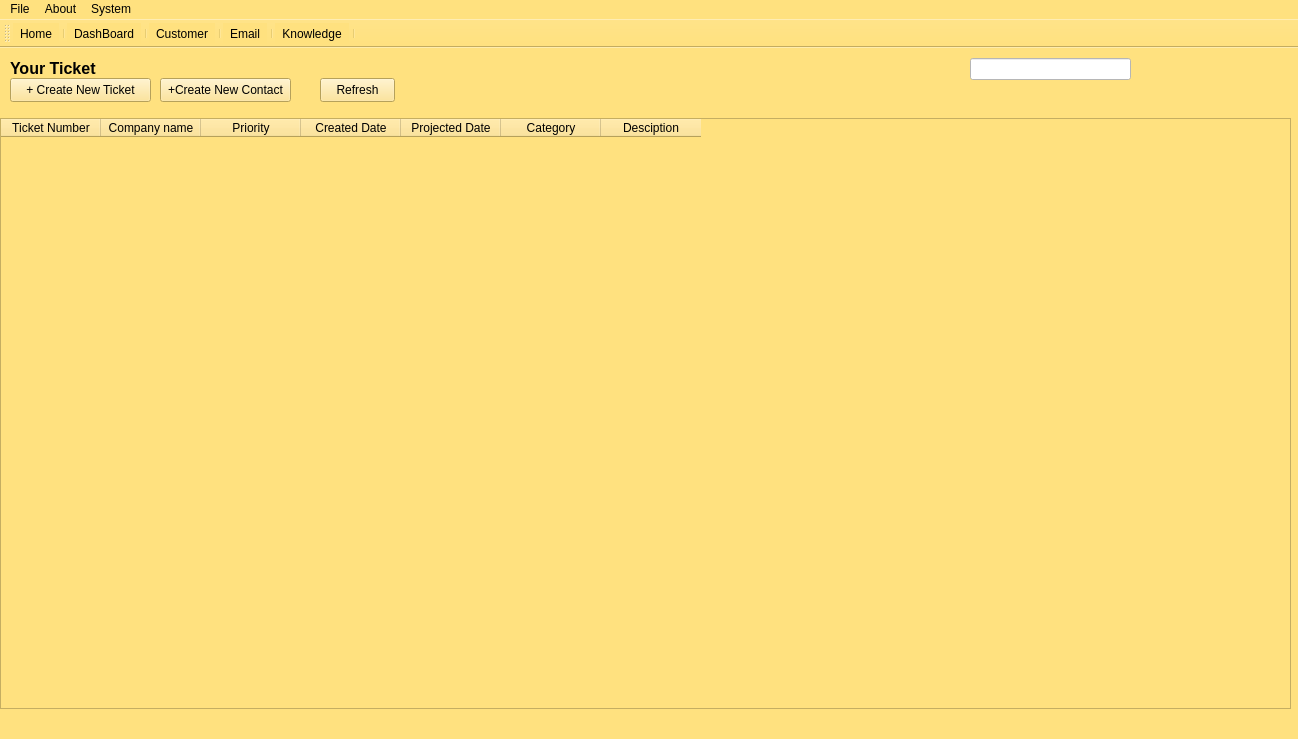
<?xml version="1.0" encoding="UTF-8"?>
<ui version="4.0">
 <class>HomeWindow</class>
 <widget class="QMainWindow" name="HomeWindow">
  <property name="geometry">
   <rect>
    <x>0</x>
    <y>0</y>
    <width>1298</width>
    <height>739</height>
   </rect>
  </property>
  <property name="windowTitle">
   <string>MainWindow</string>
  </property>
  <property name="styleSheet">
   <string notr="true">background-color: rgb(255, 225, 127);</string>
  </property>
  <widget class="QWidget" name="centralwidget">
   <widget class="QLabel" name="label">
    <property name="geometry">
     <rect>
      <x>10</x>
      <y>10</y>
      <width>101</width>
      <height>21</height>
     </rect>
    </property>
    <property name="font">
     <font>
      <pointsize>12</pointsize>
      <bold>true</bold>
     </font>
    </property>
    <property name="text">
     <string>Your Ticket</string>
    </property>
   </widget>
   <widget class="QPushButton" name="createTicketButton">
    <property name="geometry">
     <rect>
      <x>10</x>
      <y>30</y>
      <width>141</width>
      <height>24</height>
     </rect>
    </property>
    <property name="text">
     <string>+ Create New Ticket</string>
    </property>
   </widget>
   <widget class="QPushButton" name="CreateNewContactButton">
    <property name="geometry">
     <rect>
      <x>160</x>
      <y>30</y>
      <width>131</width>
      <height>24</height>
     </rect>
    </property>
    <property name="text">
     <string>+Create New Contact</string>
    </property>
   </widget>
   <widget class="QPushButton" name="refreshButton">
    <property name="geometry">
     <rect>
      <x>320</x>
      <y>30</y>
      <width>75</width>
      <height>24</height>
     </rect>
    </property>
    <property name="text">
     <string>Refresh</string>
    </property>
   </widget>
   <widget class="QLineEdit" name="lineEdit">
    <property name="geometry">
     <rect>
      <x>970</x>
      <y>10</y>
      <width>161</width>
      <height>22</height>
     </rect>
    </property>
    <property name="styleSheet">
     <string notr="true">background-color: rgb(255, 255, 255);</string>
    </property>
   </widget>
   <widget class="QTableWidget" name="ticketTableWidget">
    <property name="geometry">
     <rect>
      <x>0</x>
      <y>70</y>
      <width>1291</width>
      <height>591</height>
     </rect>
    </property>
    <column>
     <property name="text">
      <string>Ticket Number</string>
     </property>
    </column>
    <column>
     <property name="text">
      <string>Company name</string>
     </property>
    </column>
    <column>
     <property name="text">
      <string>Priority</string>
     </property>
    </column>
    <column>
     <property name="text">
      <string>Created Date</string>
     </property>
    </column>
    <column>
     <property name="text">
      <string>Projected Date</string>
     </property>
    </column>
    <column>
     <property name="text">
      <string>Category</string>
     </property>
    </column>
    <column>
     <property name="text">
      <string>Desciption</string>
     </property>
    </column>
   </widget>
  </widget>
  <widget class="QMenuBar" name="menubar">
   <property name="geometry">
    <rect>
     <x>0</x>
     <y>0</y>
     <width>1298</width>
     <height>22</height>
    </rect>
   </property>
   <widget class="QMenu" name="menuFile">
    <property name="title">
     <string>File</string>
    </property>
   </widget>
   <widget class="QMenu" name="menuAbout">
    <property name="title">
     <string>About</string>
    </property>
   </widget>
   <widget class="QMenu" name="menuSystem">
    <property name="title">
     <string>System</string>
    </property>
    <addaction name="actionHome"/>
    <addaction name="actionDashBoard"/>
    <addaction name="actionCustomer"/>
    <addaction name="actionEmail"/>
    <addaction name="actionKnowledge"/>
   </widget>
   <addaction name="menuFile"/>
   <addaction name="menuAbout"/>
   <addaction name="menuSystem"/>
  </widget>
  <widget class="QStatusBar" name="statusbar"/>
  <widget class="QToolBar" name="toolBar">
   <property name="windowTitle">
    <string>toolBar</string>
   </property>
   <attribute name="toolBarArea">
    <enum>TopToolBarArea</enum>
   </attribute>
   <attribute name="toolBarBreak">
    <bool>false</bool>
   </attribute>
   <addaction name="actionHome"/>
   <addaction name="separator"/>
   <addaction name="actionDashBoard"/>
   <addaction name="separator"/>
   <addaction name="actionCustomer"/>
   <addaction name="separator"/>
   <addaction name="actionEmail"/>
   <addaction name="separator"/>
   <addaction name="actionKnowledge"/>
   <addaction name="separator"/>
  </widget>
  <action name="actionHome">
   <property name="icon">
    <iconset resource="Resources.qrc">
     <normaloff>:/Images/Home.png</normaloff>:/Images/Home.png</iconset>
   </property>
   <property name="text">
    <string>Home</string>
   </property>
  </action>
  <action name="actionDashBoard">
   <property name="icon">
    <iconset resource="Resources.qrc">
     <normaloff>:/Images/DashBoard.png</normaloff>:/Images/DashBoard.png</iconset>
   </property>
   <property name="text">
    <string>DashBoard</string>
   </property>
  </action>
  <action name="actionCustomer">
   <property name="icon">
    <iconset resource="Resources.qrc">
     <normaloff>:/Images/Customer.png</normaloff>:/Images/Customer.png</iconset>
   </property>
   <property name="text">
    <string>Customer </string>
   </property>
  </action>
  <action name="actionEmail">
   <property name="icon">
    <iconset resource="Resources.qrc">
     <normaloff>:/Images/Email.png</normaloff>:/Images/Email.png</iconset>
   </property>
   <property name="text">
    <string>Email</string>
   </property>
  </action>
  <action name="actionKnowledge">
   <property name="icon">
    <iconset resource="Resources.qrc">
     <normaloff>:/Images/Knowledge.png</normaloff>:/Images/Knowledge.png</iconset>
   </property>
   <property name="text">
    <string>Knowledge</string>
   </property>
  </action>
  <action name="actionSave">
   <property name="icon">
    <iconset resource="Resources.qrc">
     <normaloff>:/Images/Save.png</normaloff>:/Images/Save.png</iconset>
   </property>
   <property name="text">
    <string>Save</string>
   </property>
  </action>
  <action name="actionAttach">
   <property name="icon">
    <iconset>
     <normaloff>:/Images/Downloads/Vector (1).png</normaloff>:/Images/Downloads/Vector (1).png</iconset>
   </property>
   <property name="text">
    <string>Attach</string>
   </property>
  </action>
 </widget>
 <resources>
  <include location="Resources.qrc"/>
 </resources>
 <connections/>
</ui>
